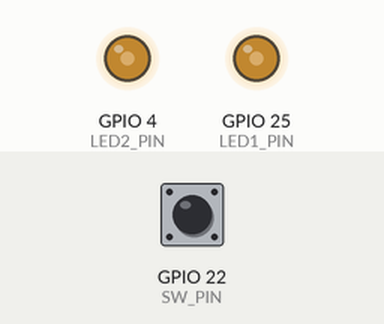
Simulated run of this sketch. Board: ESP32. Parts: output pins drawn as LEDs (lit = HIGH). Inputs (shaded band) come from the test bench; at power-on: GPIO 22 (SW_PIN) HIGH. What the sketch prints to the serial monitor is not drawn.

Above: at 1.2 s.
1.3 s: GPIO 22 (SW_PIN) pulled LOW for 0.15 s
4.0 s: GPIO 22 (SW_PIN) pulled LOW for 1 s
At 5.98 s:
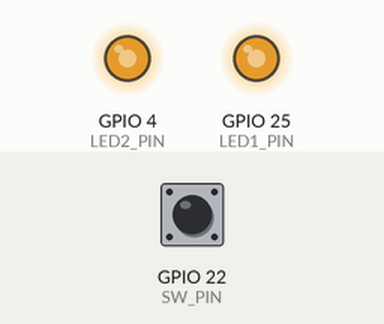
At 6.9 s:
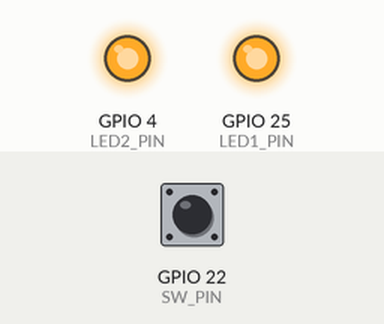
7.9 s: GPIO 22 (SW_PIN) pulsed LOW 5 times (0.12 s each, 0.3 s apart)
At 12.1 s:
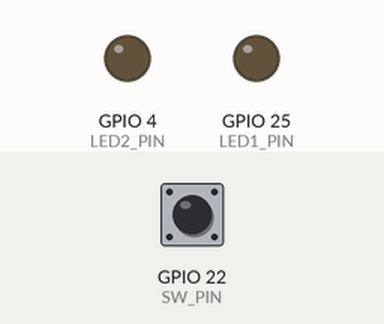
Timing chart, 0 to 13.6 s (numbered marks = the images above; inputs shaded):
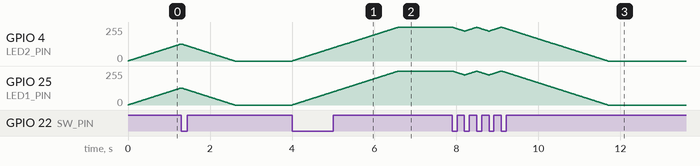

The sketch:

kad03_DacPwm.ino
```cpp
/*
  Pwm
  Date : 2024/10/09
  Author : IE2B H.Masaki
*/

// ピン番号をマクロで定義
#define LED1_PIN 25   // 赤色LED
#define LED2_PIN A10  // 青色LED
#define SW_PIN 22     // タクトスイッチ

// PWM用チャネル設定値
#define PWM_CH 0      // チャネル（0-15）
#define PWM_FREQ 5000 // 周波数
#define PWM_BIT 8     // ビット数（0-255）

// 明るさ制御用の変数
int brightness = 0;      // 初期の明るさ
int increment = 1;       // 明るさの増減量（1単位）
bool increasing = true;  // 明るさが増加中かどうかを記録
bool lastSwitchState = LOW; // 最後のスイッチの状態を保存

void setup() {
  Serial.begin(115200);                  // シリアル通信の転送レートを設定
  pinMode(LED1_PIN, OUTPUT);             // 赤色LEDのピンを出力に設定
  pinMode(SW_PIN, INPUT_PULLUP);         // スイッチのピンをプルアップ付きで入力に設定
  ledcSetup(PWM_CH, PWM_FREQ, PWM_BIT);  // PWMチャネルの設定
  ledcAttachPin(LED2_PIN, PWM_CH);
}

// 明るさをセットする関数
void setBrightness(int level) {
  dacWrite(LED1_PIN, level);         // 赤色LEDにDAC出力
  ledcWrite(PWM_CH, level);          // 青色LEDにPWM出力
  Serial.printf("デューティー値:%d\n", level);  // シリアルモニタに明るさを出力
}

// スイッチの状態をチェックして増減を切り替える関数
void checkSwitch() {
  bool currentSwitchState = digitalRead(SW_PIN); // 現在のスイッチの状態を読み取る
  static const unsigned long debounceDelay = 50; // デバウンスの遅延時間（ミリ秒）

  // スイッチが押されている状態から離された状態に変わったとき
  if (lastSwitchState == HIGH && currentSwitchState == LOW) {
    increasing = !increasing;  // 増加・減少を切り替え
    Serial.println("増減切り替え");  // 「増減切り替え」を表示
  }

  lastSwitchState = currentSwitchState; // 現在の状態を保存
}

// 明るさを更新する関数
void updateBrightness() {
  if (increasing) {
    brightness += increment;  // 明るさを増加
    if (brightness > 255) {   // 明るさが最大値を超えないように制御
      brightness = 255;
    }
  } else {
    brightness -= increment;  // 明るさを減少
    if (brightness < 0) {     // 明るさが最小値を下回らないように制御
      brightness = 0;
    }
  }

  setBrightness(brightness);  // 更新した明るさを設定
}

void loop() {
  checkSwitch();      // スイッチの状態をチェック
  updateBrightness(); // 明るさを更新
  delay(10);          // 10ミリ秒ごとに明るさを変化させる
}
```

Measured:
- after the input at 4.0 s, GPIO 4 (LED2_PIN), GPIO 25 (LED1_PIN): moves from 0/255 to 255/255 over 2.6 s, starting at once
